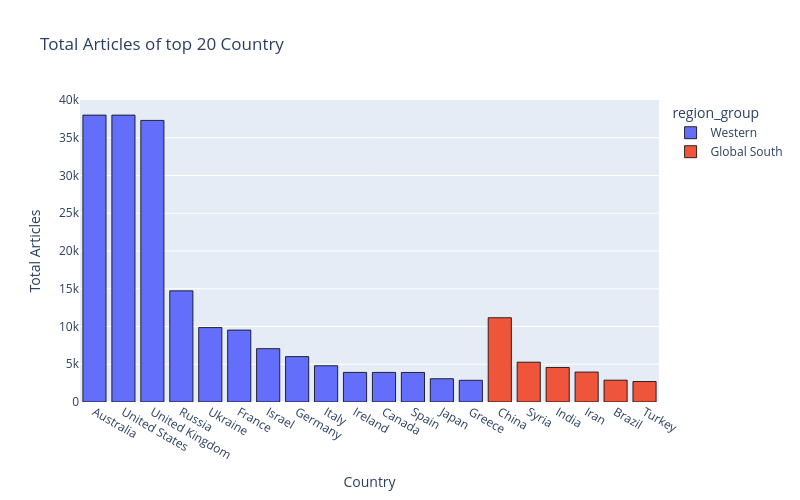

The notebook cell this image was saved under:
### Markdown cell above
#### 2.1 total articles for top 20 and last 20 countries using horizontal bar chart

### Code cell
# total articles for top 20 countries
fig = px.bar(
    master.sort_values(by="total_articles", ascending=False).iloc[:20],
    y="total_articles",
    x="country",
    color="region_group",
    orientation="v",
    title="Total Articles of top 20 Country",
)
fig.update_traces(marker_line_color="black", marker_line_width=0.8)
fig.update_layout(
    yaxis_title="Total Articles",
    xaxis_title="Country",
    yaxis={"categoryorder": "total ascending"},
    width=800,
    height=500,
)
fig.show()

### Figure 1 — Plotly figure (JSON) as saved in the notebook; plotly's stock layout.template omitted (floating-point values rounded to 4 significant figures)
{"data": [{"hovertemplate": "region_group=Western<br>country=%{x}<br>total_articles=%{y}<extra></extra>", "legendgroup": "Western", "marker": {"color": "#636efa", "line": {"color": "black", "width": 0.8}, "pattern": {"shape": ""}}, "name": "Western", "orientation": "v", "showlegend": true, "textposition": "auto", "type": "bar", "x": ["Australia", "United States", "United Kingdom", "Russia", "Ukraine", "France", "Israel", "Germany", "Italy", "Ireland", "Canada", "Spain", "Japan", "Greece"], "xaxis": "x", "y": [38000, 38000, 37297, 14723, 9858, 9528, 7068, 6012, 4805, 3920, 3920, 3913, 3083, 2875], "yaxis": "y"}, {"hovertemplate": "region_group=Global South<br>country=%{x}<br>total_articles=%{y}<extra></extra>", "legendgroup": "Global South", "marker": {"color": "#EF553B", "line": {"color": "black", "width": 0.8}, "pattern": {"shape": ""}}, "name": "Global South", "orientation": "v", "showlegend": true, "textposition": "auto", "type": "bar", "x": ["China", "Syria", "India", "Iran", "Brazil", "Turkey"], "xaxis": "x", "y": [11162, 5274, 4572, 3966, 2893, 2711], "yaxis": "y"}], "layout": {"barmode": "relative", "height": 500, "legend": {"title": {"text": "region_group"}, "tracegroupgap": 0}, "title": {"text": "Total Articles of top 20 Country"}, "width": 800, "xaxis": {"anchor": "y", "domain": [0, 1], "title": {"text": "Country"}}, "yaxis": {"anchor": "x", "categoryorder": "total ascending", "domain": [0, 1], "title": {"text": "Total Articles"}}}}
